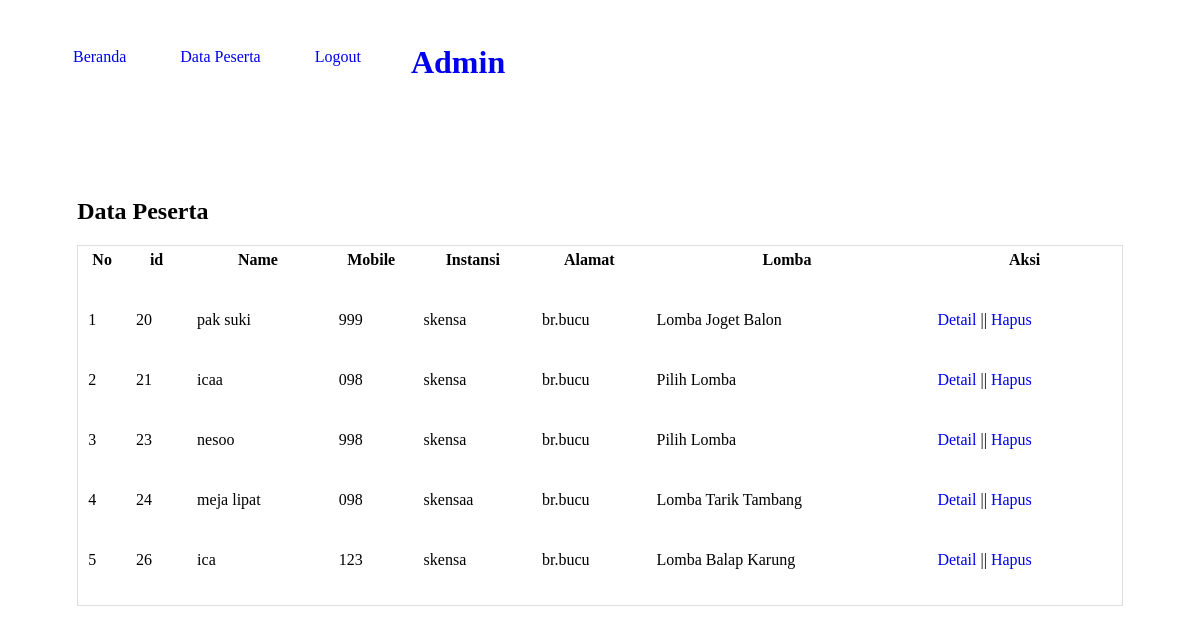
Screenshot of /data-peserta.php with the database file from the repository.
### tables this page shows
CREATE TABLE `pendaftar` (
  `id` int(11) NOT NULL,
  `name` varchar(255) NOT NULL,
  `mobile` varchar(15) NOT NULL,
  `instansi` varchar(255) NOT NULL,
  `alamat` varchar(255) NOT NULL,
  `lomba` varchar(255) NOT NULL
);

### data-peserta.php (the view, shortened to what this page needs)
<?php
    include 'koneksi.php';
?>
<!DOCTYPE html>
<html lang="en">
<head>
    <link rel="stylesheet" href="style.css">
</head>
<body>
    <header>
        <h1><a href="index.php">Admin</a></h1>
        <ul>
            <li><a href="index.php">Beranda</a></li>
            <li><a href="data-peserta.php">Data Peserta</a></li>
            <li><a href="Logout.php">Logout</a></li>
</header>
    <section class="content">
    <h2>Data Peserta</h2>
    <div class="box">
        <table class="table">
            <thead>
                <tr>
                    <th>No</th>
                    <th>id</th>
                    <th>Name</th>
                    <th>Mobile</th>
                    <th>Instansi</th>
                    <th>Alamat</th>
                    <th>Lomba</th>
                    <th>Aksi</th>
                <tr>
            </thead>
            <tbody>
                <?php
                    $no = 1;
                    $list_peserta = mysqli_query($conn, "SELECT * FROM pendaftar");
                    while($row = mysqli_fetch_array($list_peserta)){
                ?>
                <tr>
                <td><?php echo $no++ ?></td>
                <td><?php echo $row['id'] ?></td>
                <td><?php echo $row['name'] ?></td>
                <td><?php echo $row['mobile'] ?></td>
                <td><?php echo $row['instansi'] ?></td>
                <td><?php echo $row['alamat'] ?></td>
                <td><?php echo $row['lomba'] ?></td>
                <td>
                    <a href="detail-peserta.php?id=<?php echo $row['id']?>">Detail</a> ||
                    <a href="hapus-peserta.php?id=<?php echo $row['id']?>" onclick="return confirm('Yakin ?')">Hapus</a>
                    </td>
                <tr>
                    <?php } ?>
        </table>
    </div>
</section>
</body>
</html>

### style.css (style rules this page uses)
html, body { height: 100%; background-color: white !important; }
header { background-color: #fff; }
header::after { content: ""; display: block; clear: both; }
header h1 { padding: 15px 25px; display: inline-block; }
header ul { float: left; }
header ul li { padding: 24px 25px; display: inline-block; }
a { text-decoration: none; }
.content { width: 90%; padding: 10px; box-sizing: border-box; margin: 50px auto; }
.table { width: 100%; border-collapse: collapse; border: 1px solid #ddd; }
.table tr { height: 30px; }
.table tr td { padding: 5px 10px; }

### rows the page displays
pendaftar: id "20", name "pak suki", mobile "999", instansi "skensa", alamat "br.bucu", lomba "Lomba Joget Balon"
pendaftar: id "21", name "icaa", mobile "098", instansi "skensa", alamat "br.bucu", lomba "Pilih Lomba"
pendaftar: id "23", name "nesoo", mobile "998", instansi "skensa", alamat "br.bucu", lomba "Pilih Lomba"
pendaftar: id "24", name "meja lipat", mobile "098", instansi "skensaa", alamat "br.bucu", lomba "Lomba Tarik Tambang"
pendaftar: id "26", name "ica", mobile "123", instansi "skensa", alamat "br.bucu", lomba "Lomba Balap Karung"
